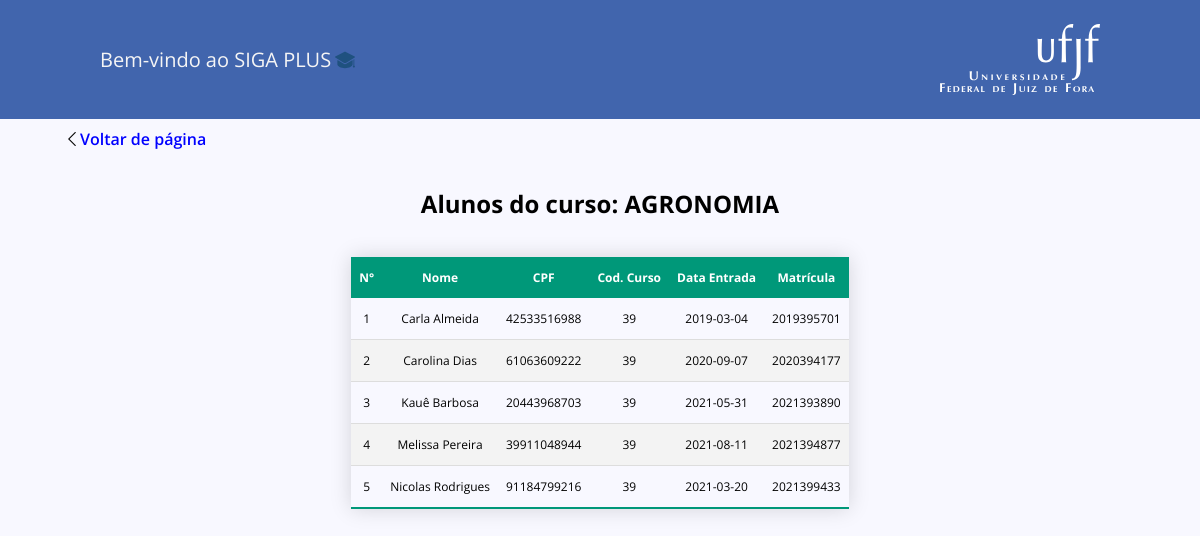
Page /sigaplus/curso_aluno.php?curso=39 on the committed database.
### tables this page shows
CREATE TABLE `curso` (
  `pk_codigo_curso` varchar(10) NOT NULL,
  `fk_codigo_dept` varchar(10) DEFAULT NULL,
  `fk_cpf_coordenador` varchar(11) DEFAULT NULL,
  `nome_curso` varchar(50) NOT NULL,
  `qtd_semestres_curso` int(11) NOT NULL,
  `turno_curso` varchar(20) DEFAULT NULL
);

CREATE TABLE `aluno` (
  `pk_cpf_aluno` varchar(11) NOT NULL,
  `fk_codigo_curso` varchar(10) DEFAULT NULL,
  `idade_aluno` int(11) DEFAULT NULL,
  `sexo_aluno` char(1) DEFAULT NULL,
  `senha_aluno` varchar(20) NOT NULL,
  `login_aluno` varchar(20) NOT NULL,
  `nome_aluno` varchar(50) NOT NULL,
  `data_entrada_aluno_curso` date DEFAULT NULL,
  `matricula_aluno` varchar(20) NOT NULL,
  `formacao_aluno` varchar(50) DEFAULT NULL,
  `status_matricula_aluno` varchar(20) DEFAULT NULL
);

### sigaplus/conexao_db.php (called while the page is built, shortened)
<?php
      function fetch_join_data($mysqli, $tableName, $columns, $joinTable, $onQuery, $orderBy){
         if (empty($columns) || !is_array($columns)) {
          $msg="Falta declarar as colunas da consulta.";
         }elseif(empty($tableName)){
           $msg= "Nome da tabela vazio.";
        }else{
        $columnName = implode(", ", $columns);
        $query = "SELECT $columnName FROM $tableName INNER JOIN $joinTable ON $onQuery ORDER BY $orderBy";
        $result = $mysqli->query($query);
        if($result== true){
         if ($result->num_rows > 0) {
            $row= mysqli_fetch_all($result, MYSQLI_ASSOC);
            $msg= $row;
         } else {
            $msg= "Nenhum dado foi encontrado";
         }
        }else{
          $msg= mysqli_error($mysqli);
        }
        }
        return $msg;
        }
?>

### sigaplus/curso_aluno.php (the view, shortened to what this page needs)
<?php
include('conexao_db.php');
?>
<html>
<head>
   <link rel="stylesheet" href="./styles/index.css">
</head>
<body>
   <section class="header_section">
      <div class="header_div">
         <div class="welcome_container">
            <a href="/siga_plus" class="welcome_title">Bem-vindo ao SIGA PLUS</a>
            <img class="welcome_img" src="./img/ico_academico.svg"/>
         </div>
         <img class="logo_img" src="./img/logo_ufjf.svg">
      </div>
   </section>
   <div class="back_container">  <a href="./curso.php"> <img src="./img/ARROW-LEFT.png"/> Voltar de página </a> </div>
   <?php
            $tableName="aluno";
            $columns= ['pk_cpf_aluno', 'fk_codigo_curso','nome_aluno','data_entrada_aluno_curso', 'matricula_aluno', 'nome_curso'];
            $orderBy = "nome_aluno";
            $joinTable="curso";
            $cursoCod = $_GET['curso']??'';
            $onQuery = "fk_codigo_curso = pk_codigo_curso and fk_codigo_curso = $cursoCod";
            $fetchData = fetch_join_data($mysqli, $tableName, $columns, $joinTable,  $onQuery, $orderBy);
            if(is_array($fetchData)) $cursoName = $fetchData[0]['nome_curso'];
    ?>
   <section class="content_section">
      <h2 class="content_title">Alunos do curso: <?php echo $cursoName??$cursoCod ?> </h2>
      <div>
      <table class="styled-table">
         <thead><tr><th>N°</th>
            <th>Nome</th>
            <th>CPF</th>
            <th>Cod. Curso</th>
            <th>Data Entrada</th>
            <th>Matrícula</th>
         </thead>
         <tbody>
         <?php
            if(is_array($fetchData)){
            $num=1;
            foreach($fetchData as $data){
         ?>
         <tr>
            <td><?php echo $num; ?></td>
            <td><?php echo $data['nome_aluno']??''; ?></td>
            <td><?php echo $data['pk_cpf_aluno']??''; ?></td>
            <td><?php echo $data['fk_codigo_curso']??''; ?></td>
            <td><?php echo $data['data_entrada_aluno_curso']??''; ?></td>
            <td><?php echo $data['matricula_aluno']??''; ?></td>
         </tr>
     <?php
      $num++;}}else{
         echo "<p> Não foi encontrado nenhum aluno para esse curso. </p> <tr> <td> <td> </tr>";
      ?>
  </td>
    <tr>
    <?php
    }?>
    </tbody>
     </table>
   </div>
   </section>
</body>
</html>

### sigaplus/styles/index.css (style rules this page uses)
body { background-color: ghostwhite; margin: 0; }
* { font-family: "Open Sans", sans-serif; }
.header_section { background-color: #4165ad; }
.header_div { max-width: 1000px; padding: 24px 80px; display: flex; align-items: center; justify-content: space-between; margin: 0 auto; }
.welcome_container { display: flex; align-items: center; }
.welcome_title { font-size: 20px; color: whitesmoke; text-decoration: none; }
.welcome_img { max-width: 20px; margin: 4px; }
.logo_img { max-width: 160px; }
.content_section { padding: 40px 80px; display: flex; flex-direction: column; align-items: center; justify-content: space-between; }
.content_title { margin: 0 0 12px; }
td, th { text-align: center; }
.back_container { display: flex; margin: 12px 64px 0; }
.back_container a { text-decoration: none; line-height: 1; display: flex; align-items: center; color: blue; font-weight: 600; }
.back_container img { max-width: 16px; transition: 0.2s all; display: block; }

### sigaplus/styles/table.css (style rules this page uses)
.styled-table { border-collapse: collapse; margin: 25px 0; font-size: 0.9em; font-family: sans-serif; min-width: 400px; box-shadow: 0 0 20px rgba(0, 0, 0, 0.15); }
.styled-table thead tr { background-color: #009879; color: #ffffff; text-align: left; }
.styled-table th, .styled-table td { padding: 12px 8px; font-size: 12px; }
.styled-table tbody tr { border-bottom: 1px solid #dddddd; }
.styled-table tbody tr:nth-of-type(even) { background-color: #f3f3f3; }
.styled-table tbody tr:last-of-type { border-bottom: 2px solid #009879; }

### rows in the picture
curso: nome_curso "AGRONOMIA"
aluno: nome_aluno "Carla Almeida", pk_cpf_aluno "42533516988", fk_codigo_curso "39", data_entrada_aluno_curso "2019-03-04", matricula_aluno "2019395701"
aluno: nome_aluno "Carolina Dias", pk_cpf_aluno "61063609222", fk_codigo_curso "39", data_entrada_aluno_curso "2020-09-07", matricula_aluno "2020394177"
aluno: nome_aluno "Kauê Barbosa", pk_cpf_aluno "20443968703", fk_codigo_curso "39", data_entrada_aluno_curso "2021-05-31", matricula_aluno "2021393890"
aluno: nome_aluno "Melissa Pereira", pk_cpf_aluno "39911048944", fk_codigo_curso "39", data_entrada_aluno_curso "2021-08-11", matricula_aluno "2021394877"
aluno: nome_aluno "Nicolas Rodrigues", pk_cpf_aluno "91184799216", fk_codigo_curso "39", data_entrada_aluno_curso "2021-03-20", matricula_aluno "2021399433"
